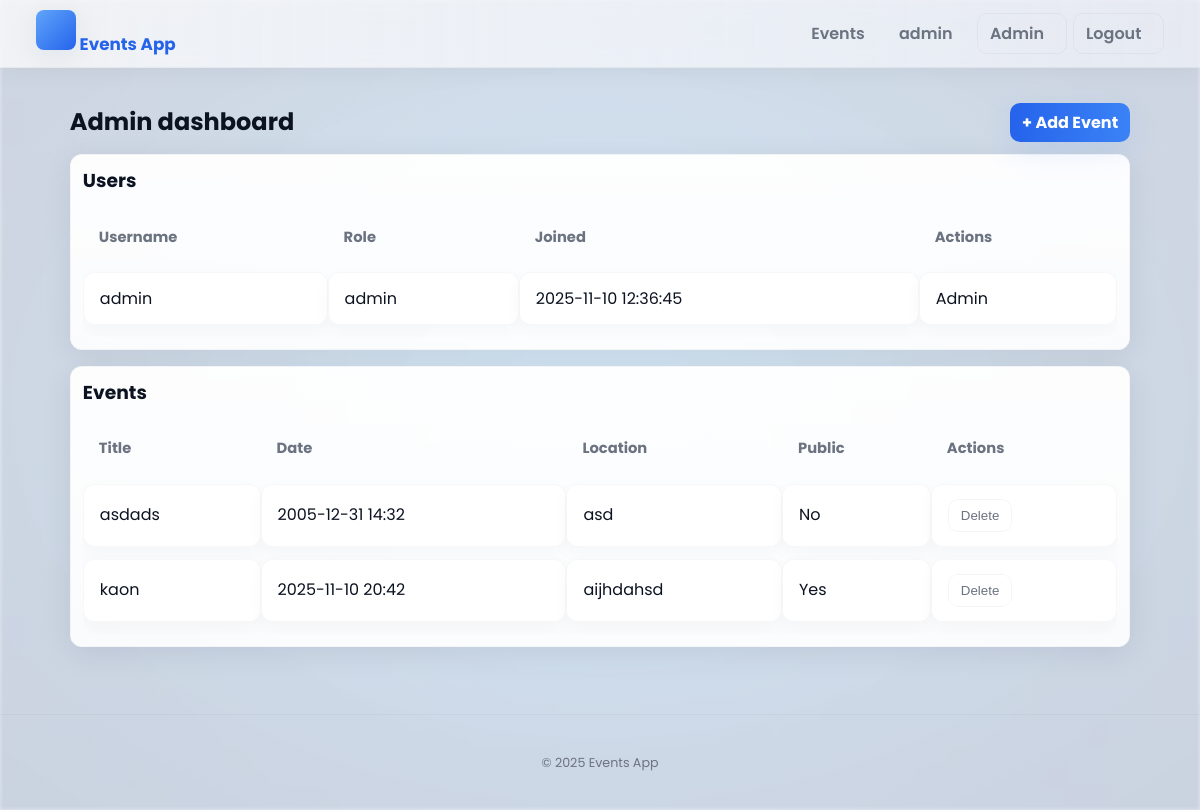
The app's page /admin/dashboard (signed in) with its own data.
### tables this page shows
CREATE TABLE users (
            id INTEGER PRIMARY KEY AUTOINCREMENT,
            username TEXT UNIQUE NOT NULL,
            password_hash TEXT NOT NULL,
            created_at TIMESTAMP DEFAULT CURRENT_TIMESTAMP
        , role TEXT DEFAULT 'user');

CREATE TABLE events (
            id INTEGER PRIMARY KEY AUTOINCREMENT,
            title TEXT NOT NULL,
            description TEXT,
            event_datetime TEXT, -- store as ISO string
            location TEXT,
            created_by INTEGER,
            created_at TIMESTAMP DEFAULT CURRENT_TIMESTAMP, visible_to_all INTEGER DEFAULT 0,
            FOREIGN KEY(created_by) REFERENCES users(id)
        );

### app.py (the view)
@app.route("/admin/dashboard")
@admin_required
def admin_dashboard():
    db = get_db()
    users = db.execute("SELECT id, username, role, created_at FROM users ORDER BY created_at ASC").fetchall()
    events = db.execute("SELECT id, title, event_datetime, location, created_by, visible_to_all FROM events ORDER BY datetime(event_datetime) ASC").fetchall()
    parsed_events = []
    for r in events:
        ed = r["event_datetime"]
        ed_dt = None
        if isinstance(ed, str):
            for fmt in ("%Y-%m-%dT%H:%M", "%Y-%m-%d %H:%M:%S", "%Y-%m-%d %H:%M"):
                try:
                    ed_dt = datetime.strptime(ed, fmt)
                    break
                except Exception:
                    continue
            if ed_dt is None:
                try:
                    ed_dt = datetime.fromisoformat(ed)
                except Exception:
                    ed_dt = None
        parsed_events.append(
            {
                "id": r["id"],
                "title": r["title"],
                "event_datetime": ed_dt,
                "location": r["location"],
                "created_by": r["created_by"],
                "visible_to_all": bool(r["visible_to_all"]),
            }
        )
    return render_template("admin_dashboard.html", users=users, events=parsed_events)

### app.py (called while the page is built)
def get_db():
    if "db" not in g:
        g.db = sqlite3.connect(
            app.config["DATABASE"], detect_types=sqlite3.PARSE_DECLTYPES | sqlite3.PARSE_COLNAMES
        )
        g.db.row_factory = sqlite3.Row
    return g.db

def admin_required(f):
    @wraps(f)
    def decorated_function(*args, **kwargs):
        if "user_id" not in session or session.get("role") != "admin":
            flash("Administrator access required.", "danger")
            return redirect(url_for("events") if "user_id" in session else url_for("login"))
        return f(*args, **kwargs)
    return decorated_function

### templates/admin_dashboard.html (shortened to what this page needs)
{% extends "base.html" %}
{% block content %}
  <section class="container fade-in">
    <div style="display:flex; justify-content:space-between; align-items:center; gap:12px; margin-bottom:12px;">
      <h2>Admin dashboard</h2>
      <div>
        <a class="btn primary" href="{{ url_for('create_event') }}">+ Add Event</a>
      </div>
    </div>
    <div class="form" style="padding:12px;">
      <h3>Users</h3>
      <div class="table-wrap" style="margin-top:8px;">
        <table>
          <thead><tr><th>Username</th><th>Role</th><th>Joined</th><th>Actions</th></tr></thead>
          <tbody>
            {% for u in users %}
              <tr>
                <td>{{ u.username }}</td>
                <td>{{ u.role or 'user' }}</td>
                <td>{{ u.created_at }}</td>
                <td>
                  {% if u.role != 'admin' %}
                    <form method="post" action="{{ url_for('promote_user', username=u.username) }}" style="display:inline;">
                      <button class="btn ghost" type="submit">Promote</button>
                    </form>
                  {% else %}
                    <span class="muted">Admin</span>
                  {% endif %}
                </td>
              </tr>
            {% endfor %}
          </tbody>
        </table>
      </div>
    </div>
    <div class="form" style="padding:12px; margin-top:16px;">
      <h3>Events</h3>
      <div class="table-wrap" style="margin-top:8px;">
        <table>
          <thead><tr><th>Title</th><th>Date</th><th>Location</th><th>Public</th><th>Actions</th></tr></thead>
          <tbody>
            {% for e in events %}
              <tr>
                <td>{{ e.title }}</td>
                <td>{{ e.event_datetime.strftime('%Y-%m-%d %H:%M') if e.event_datetime else 'Unknown' }}</td>
                <td>{{ e.location }}</td>
                <td>{% if e.visible_to_all %}Yes{% else %}No{% endif %}</td>
                <td>
                  <form method="post" action="{{ url_for('admin_delete_event', event_id=e.id) }}" style="display:inline;" onsubmit="return confirm('Delete this event?');">
                    <button class="btn ghost" type="submit">Delete</button>
                  </form>
                </td>
              </tr>
            {% endfor %}
          </tbody>
        </table>
      </div>
    </div>
  </section>
{% endblock %}

### templates/base.html (shortened to what this page needs)
<!doctype html>
<html lang="en">
  <head>
    <link rel="stylesheet" href="{{ url_for('static', filename='style.css') }}">
  </head>
  <body id="app">
    <header class="site-header">
      <div class="container">
        <div class="brand">
          <a href="{{ url_for('index') }}">
            <span class="logo" aria-hidden="true" style="background:linear-gradient(135deg,#60a5fa,#2563eb);display:inline-block;width:40px;height:40px;border-radius:8px;"></span>
            Events App
          </a>
        </div>
        <nav aria-label="Main navigation">
          {% if session.get('user_id') %}
            <a href="{{ url_for('events') }}">Events</a>
            <a href="{{ url_for('profile') }}">{{ session.get('username') }}</a>
            {% if session.get('role') == 'admin' %}
              <a href="{{ url_for('admin_dashboard') }}" class="btn ghost">Admin</a>
            {% endif %}
            <a href="{{ url_for('logout') }}" class="btn ghost">Logout</a>
          {% else %}
            <a href="{{ url_for('login') }}">Login</a>
            <a href="{{ url_for('register') }}" class="btn primary">Register</a>
          {% endif %}
        </nav>
      </div>
    </header>
    <main class="container">
      {% block content %}{% endblock %}
    </main>
    <footer class="site-footer">
      <div class="container">
        <small>© {{ (2025) }} Events App</small>
      </div>
    </footer>
  </body>
</html>

### static/style.css (style rules this page uses)
:root { --accent-1: #2563eb; --accent-2: #3b82f6; --muted: #6b7280; --bg: linear-gradient(180deg,#f7fbff 0%, #f3f8ff 100%); --card: #ffffff; --glass: rgba(255,255,255,0.7); --glass-2: rgba(255,255,255,0.06); --shadow-1: 0 6px 30px rgba(12,18,46,0.08); --shadow-2: 0 12px 40px rgba(12,18,46,0.09); --success: #16a34a; --danger: #ef4444; --radius: 12px; --nav-height: 68px; --transition: 320ms cubic-bezier(.2,.9,.3,1); --glass-blur: 8px; --bg-image: url('/static/bg.jpg'); }
* { box-sizing: border-box; margin: 0; padding: 0; -webkit-font-smoothing:antialiased; -moz-osx-font-smoothing:grayscale; }
html,body,#app { height:100%; }
body { font-family: 'Poppins', system-ui, -apple-system, "Segoe UI", Roboto, "Helvetica Neue", Arial, sans-serif; background: var(--bg); color: #0b1220; line-height:1.45; -webkit-font-smoothing:antialiased; overflow-y: auto; font-size:16px; padding-top: var(--nav-height); }
body::before { content:""; position:fixed; inset:0; background-image: var(--bg-image); background-size:cover; background-position:center; opacity: 0.12; filter: blur(2px) saturate(1.05); z-index: -2; transition: opacity var(--transition); }
body::after { content:""; position:fixed; inset:0; background: radial-gradient(ellipse at center, rgba(12,18,46,0.02) 0%, rgba(12,18,46,0.06) 100%); z-index: -1; }
.container { width:94%; max-width:1150px; margin:0 auto; padding:1.1rem 0; }
.fade-in { animation: float-up 420ms var(--transition) both; }
.site-header { height: var(--nav-height); width:100%; position: fixed; top:0; left:0; display:flex; align-items:center; z-index:50; backdrop-filter: blur(var(--glass-blur)); background: linear-gradient(90deg, rgba(255,255,255,0.7), rgba(250,250,255,0.55)); border-bottom: 1px solid rgba(15,23,42,0.04); box-shadow: 0 6px 24px rgba(8,12,30,0.04); }
.site-header .container { display:flex; align-items:center; justify-content:space-between; gap:1rem; }
.brand { display:flex; align-items:center; gap:0.75rem; }
.brand a { color:var(--accent-1); font-weight:700; font-size:1.05rem; text-decoration:none; }
.brand .logo { width:44px; height:44px; border-radius:10px; overflow:hidden; display:inline-block; box-shadow:var(--shadow-1); }
nav { display:flex; align-items:center; gap:0.4rem; }
nav a { color:var(--muted); text-decoration:none; padding:8px 10px; border-radius:10px; font-weight:600; transition: all var(--transition); display:inline-flex; align-items:center; gap:0.5rem; }
.btn { display:inline-flex; align-items:center; gap:0.6rem; padding:8px 12px; border-radius:10px; cursor:pointer; transition:all var(--transition); text-decoration:none; border:none; }
.btn.primary { background: linear-gradient(90deg,var(--accent-1),var(--accent-2)); color:white; font-weight:700; box-shadow: 0 10px 30px rgba(59,130,246,0.12); transform: translateZ(0); }
.btn.ghost { background: transparent; border: 1px solid rgba(8,12,30,0.04); color:var(--muted); }
.form { background: linear-gradient(180deg, rgba(255,255,255,0.95), rgba(255,255,255,0.9)); padding:1.05rem; border-radius:12px; box-shadow: var(--shadow-1); border:1px solid rgba(12,18,46,0.03); }
.add-btn, .back, button { display:inline-flex; align-items:center; gap:0.6rem; background: linear-gradient(90deg,var(--accent-1),var(--accent-2)); color:white; padding:10px 16px; border-radius:10px; border:none; cursor:pointer; transition: transform var(--transition), box-shadow var(--transition); }
.table-wrap { width:100%; overflow:hidden; border-radius:14px; }
table { width:100%; border-collapse:separate; border-spacing:0 12px; background:transparent; }
thead th { text-align:left; padding:12px 16px; color:var(--muted); font-weight:700; font-size:0.92rem; }
tbody tr { transition: transform var(--transition), box-shadow var(--transition), background var(--transition); background:transparent; }
tbody tr td { background:var(--card); padding:14px 16px; border-radius:12px; border:1px solid rgba(12,18,46,0.03); box-shadow: 0 6px 18px rgba(12,18,46,0.03); }
.site-footer { text-align:center; padding:1.2rem 0; color:var(--muted); font-size:0.95rem; margin-top:2rem; border-top:1px solid rgba(12,18,46,0.03); background: transparent; }
nav a::after { content:""; display:block; height:2px; width:0; background:linear-gradient(90deg,var(--accent-1),var(--accent-2)); border-radius:4px; transition: width var(--transition); }

### records on screen
users: username "admin", role "admin", created_at "2025-11-10 12:36:45", shows "Admin"
events: title "asdads", event_datetime "2005-12-31 14:32", location "asd", visible_to_all "No"
events: title "kaon", event_datetime "2025-11-10 20:42", location "aijhdahsd", visible_to_all "Yes"

### other values on screen
{{ session.get('username') }} "admin"
{{ (2025) }} "2025"
